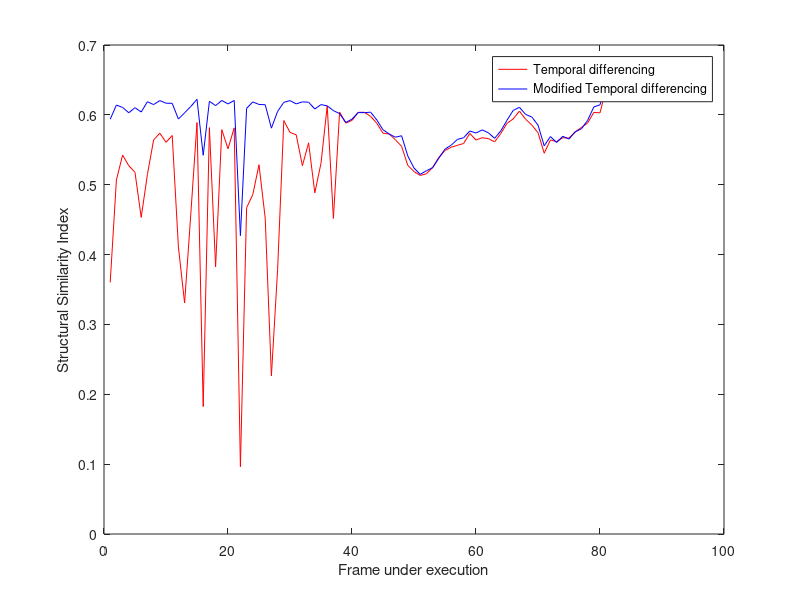

Write MATLAB code to recreate this figure.
x=1:81;
ssim1=[0.3602,0.5068,0.5424,0.5272,0.5177,0.4532,0.5146,0.5640,0.5738,0.5607,0.5704,0.4109,0.3307,0.4581,0.5890,0.1824,0.5817,0.3824,0.5788,0.5515,0.5814,0.0963,0.4670,0.4859,0.5286,0.4522,0.2264,0.3784,0.5919,0.5749,0.5715,0.5272,0.5600,0.4884,0.5308,0.6128,0.4518,0.6039,0.5882,0.5921,0.6036,0.6037,0.5978,0.5880,0.5737,0.5726,0.5644,0.5549,0.5277,0.5188,0.5133,0.5156,0.5247,0.5391,0.5490,0.5536,0.5564,0.5590,0.5734,0.5640,0.5673,0.5660,0.5613,0.5733,0.5878,0.5942,0.6053,0.5938,0.5854,0.5745,0.5451,0.5640,0.5617,0.5673,0.5667,0.5757,0.5820,0.5884,0.6035,0.6029,0.6379];
ssim2=[0.5937,0.6140,0.6106,0.6030,0.6103,0.6041,0.6188,0.6147,0.6204,0.6167,0.6165,0.5940,0.6029,0.6120,0.6223,0.5422,0.6195,0.6132,0.6206,0.6157,0.6206,0.4271,0.6093,0.6185,0.6149,0.6145,0.5810,0.6049,0.6179,0.6204,0.6157,0.6186,0.6181,0.6084,0.6147,0.6129,0.6061,0.6018,0.5891,0.5939,0.6033,0.6031,0.6039,0.5927,0.5787,0.5726,0.5680,0.5701,0.5411,0.5239,0.5148,0.520,0.5243,0.5379,0.5510,0.5566,0.5649,0.5672,0.5769,0.5740,0.5785,0.5743,0.5664,0.5771,0.5923,0.6064,0.6108,0.6007,0.5969,0.5854,0.5557,0.5689,0.5605,0.5693,0.5654,0.5757,0.5800,0.5921,0.6113,0.6144,0.6434];
plot(x,ssim1,'r');hold on;
plot(x,ssim2,'b');
ylabel('Structural Similarity Index');
xlabel('Frame under execution');
legend('Temporal differencing','Modified Temporal differencing');